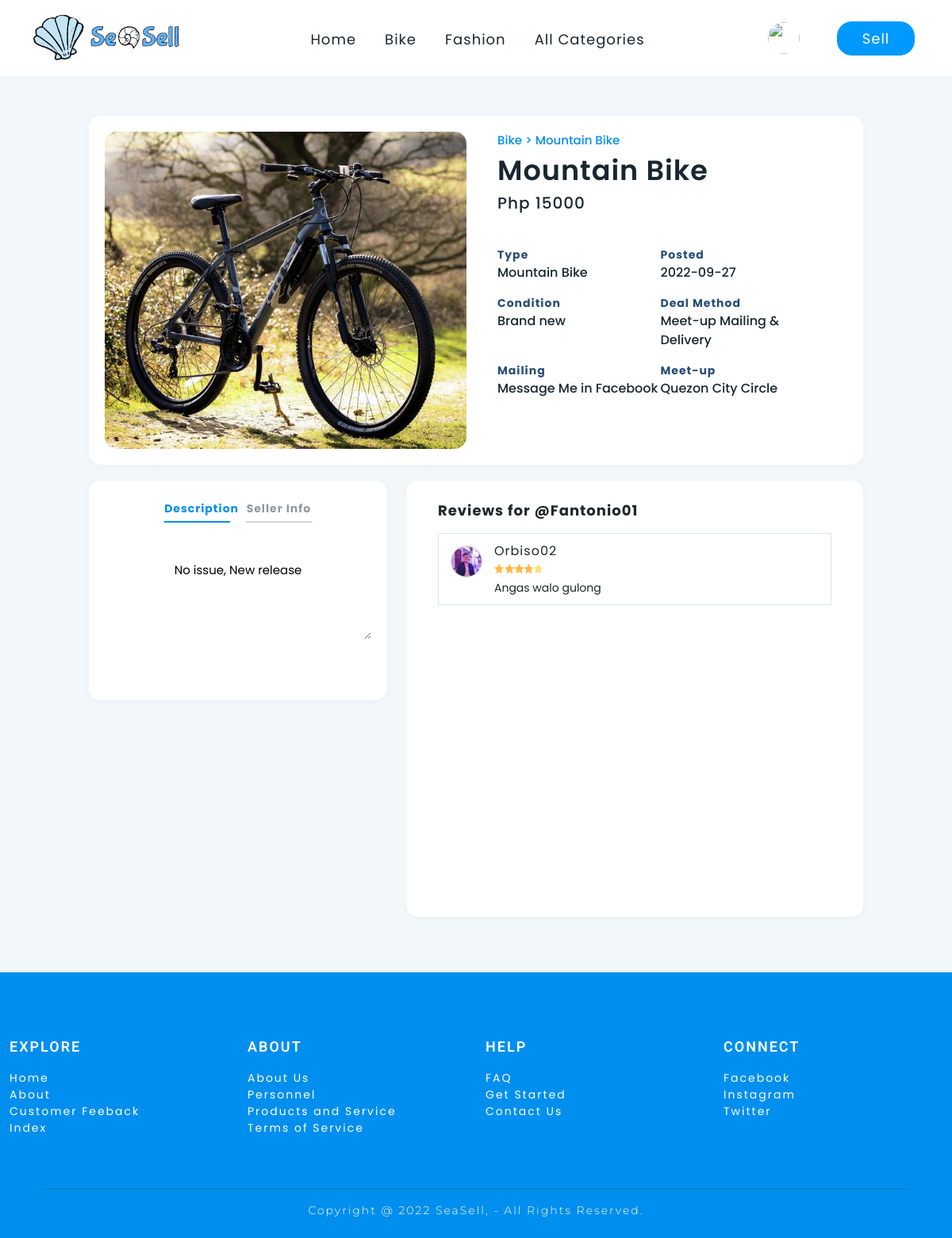
The app's page /FrontEnd/product.php?id=bike_id_2 with its own data.
### tables this page shows
CREATE TABLE `bike_product` (
  `PRODUCT_NO` int(11) NOT NULL,
  `PRODUCT_NAME` varchar(200) NOT NULL,
  `PRODUCT_PRICE` int(200) NOT NULL,
  `PRODUCT_CONDITION` varchar(200) NOT NULL,
  `PRODUCT_DESCRIPTION` longtext NOT NULL,
  `PRODUCT_TYPE` varchar(200) NOT NULL,
  `PRODUCT_QTY` varchar(200) NOT NULL,
  `PRODUCT_DEALMETHOD` varchar(200) NOT NULL,
  `MEET_UP` varchar(200) NOT NULL,
  `MAILING` varchar(200) NOT NULL,
  `PICTURE_ID` varchar(200) NOT NULL,
  `SELLER_ID` varchar(200) NOT NULL,
  `PROD_ID` varchar(200) NOT NULL,
  `STATUS` varchar(200) NOT NULL,
  `DATE` varchar(200) NOT NULL
);

CREATE TABLE `product_img` (
  `IMG_ID` int(11) NOT NULL,
  `IMG_INDEX` varchar(250) NOT NULL,
  `IMG_NAME` varchar(250) NOT NULL,
  `PICTURE_ID` varchar(250) NOT NULL,
  `PROD_ID` varchar(200) NOT NULL
);

CREATE TABLE `user` (
  `USER_ID` int(11) NOT NULL,
  `USERNAME` varchar(200) NOT NULL,
  `PASSWORD` varchar(200) NOT NULL,
  `FIRSTNAME` varchar(200) NOT NULL,
  `LASTNAME` varchar(200) NOT NULL,
  `BIO` longtext NOT NULL,
  `REGION` varchar(200) NOT NULL,
  `CITY` varchar(200) NOT NULL,
  `EMAIL_ADDRESS` varchar(200) NOT NULL,
  `MOBILE_NUMBER` varchar(200) NOT NULL,
  `GENDER` varchar(200) NOT NULL,
  `BIRTHDAY` varchar(200) NOT NULL,
  `PROFILE_PIC` varchar(200) NOT NULL,
  `SESSION_KEY` varchar(200) NOT NULL,
  `RATING` varchar(200) NOT NULL,
  `JOINED_DATE` varchar(200) NOT NULL
);

CREATE TABLE `review` (
  `REVIEW_ID` int(11) NOT NULL,
  `RATE` varchar(200) NOT NULL,
  `MESSAGE` varchar(200) NOT NULL,
  `SELLER_ID` varchar(200) NOT NULL,
  `BUYER_ID` varchar(200) NOT NULL,
  `PROD_ID` varchar(200) NOT NULL,
  `STATUS` varchar(200) NOT NULL
);

### FrontEnd/includes/functions/fetch.php (called while the page is built, shortened)
<?php
    include "connection.php";
    $prod_no = $_GET['id'];
    if($prod_no == 0){
        $first_l = 0;
    }else{
        $first_l = $prod_no[0];
    }
    if($first_l == "b"){
        $sql = "SELECT *
        FROM `bike_product`
        JOIN product_img ON bike_product.PROD_ID=product_img.PROD_ID
        JOIN user ON bike_product.SELLER_ID=user.SESSION_KEY
        WHERE product_img.IMG_INDEX = 0 AND bike_product.PROD_ID = '$prod_no';";
        $result = mysqli_query($conn,$sql);
        if ($result->num_rows > 0) {
            while($row = $result->fetch_assoc()) {
            $product_name= $row['PRODUCT_NAME'];
            $product_prc= $row['PRODUCT_PRICE'];
            $product_con = $row['PRODUCT_CONDITION'];
            $product_desc= $row['PRODUCT_DESCRIPTION'];
            $product_type= $row['PRODUCT_TYPE'];
            $DATE = $row['DATE'];
            $product_deal = $row['PRODUCT_DEALMETHOD'];
            $product_meet= $row['MEET_UP'];
            $product_mail = $row['MAILING'];
            $img_name= $row['IMG_NAME'];
            $seller_user= $row['USERNAME'];
            $cat = "Bike";
            }
        }else{
        }
    }else if ($first_l == "f"){
        $sql = "SELECT *
        FROM `fashion_product`
        JOIN fashion_imgs ON fashion_product.PROD_ID=fashion_imgs.PROD_ID
        JOIN user ON fashion_product.SELLER_ID=user.SESSION_KEY
        WHERE fashion_imgs.IMG_INDEX = 0 AND fashion_product.PROD_ID = '$prod_no';";
        $result = mysqli_query($conn,$sql);
        if ($result->num_rows > 0) {
            while($row = $result->fetch_assoc()) {
                $product_name= $row['PRODUCT_NAME'];
                $product_prc= $row['PRODUCT_PRICE'];
                $product_con = $row['PRODUCT_CONDITION'];
                $product_desc= $row['PRODUCT_DESCRIPTION'];
                $product_type= $row['PRODUCT_TYPE'];
                $product_gender= $row['PRODUCT_GENDER'];
                $DATE = $row['DATE'];
                $product_size= $row['PRODUCT_SIZE'];
                $product_status = $row['STATUS'];
                $product_deal = $row['PRODUCT_DEALMETHOD'];
                $product_meet= $row['MEET_UP'];
                $product_mail = $row['MAILING'];
                $product_qty = $row['PRODUCT_QTY'];
                $picture_id= $row['PICTURE_ID'];
                $prod_id= $row['PROD_ID'];
                $img_name= $row['IMG_NAME'];
                $seller_id= $row['SELLER_ID'];
                $seller_fname= $row['FIRSTNAME'];
                $seller_lname= $row['LASTNAME'];
                $seller_user= $row['USERNAME'];
                $seller_pic= $row['PROFILE_PIC'];
                $cat = "Fashion";
                $rates = $row['RATING'];
                if($product_status == "LISTED"){
                    $product_status = "Reserved";
                }else if ($product_status == "RESERVED"){
                    $product_status = "Unreserved";
                }
                if($rates != ""){
                    $rate_round = round($rates,1) ;
                    $rate_round_txt = round($rates,1) . " rates";
                    $rate_perc =  $rate_round * 20;
                }else{
                    $rate_round = "No ratings yet";
                    $rate_perc =  0 * 20;
                }
            }
        }else{
        }
        $sql = "SELECT COUNT(IMG_INDEX) as indextotal FROM fashion_imgs WHERE PROD_ID = '$prod_no';";
        $result = mysqli_query($conn,$sql);
        $total=mysqli_fetch_assoc($result);
        $indexcount =  $total['indextotal'];
    }
?>

### FrontEnd/product.php (the view, shortened to what this page needs)
<?php
    include"php/navbar.php";
?>
<!DOCTYPE html>
<html lang="en">
<head>
    <link rel="stylesheet" href="includes/css-bootstrap/bootstrap.min.css">
</head>
<body onload="changeprod()">
  <form action="<?php $_PHP_SELF?>" method="POST">
    <div class="container-fluid">
      <div class="row c2"></div>
      <div class="row">
          <div class="col-xxl-2 col-xl-1"></div>
          <div class="col-xxl-8 col-xl-10" >
            <div class="container-box">
              <div class="row">
                <div class="col-xxl-6 col-xl-6 col-md-6">
                  <div class="container-image">
                    <div id="carouselExampleControls" class="carousel slide" data-bs-ride="carousel" data-bs-wrap="false" data-bs-interval="false" data-pause="hover">
                    <div class="carousel-inner">
                      <div class='carousel-item active'>
                          <img src='includes/images/client-product/<?=$img_name?>' class='image'>
                      </div>
                      <?php
                        include"includes/functions/action.php";
                      ?>
                    </div>
                  </div>
                  </div>
                </div>
                <div class="col-xxl-6 col-xl-6 col-md-6">
                  <div class="container-txt">
                    <div class="smtitle"><?=$cat?> > <?= $product_type?></div>
                    <div class="title"><?= $product_name?>
                      <p class="txt-price">Php <?=$product_prc?></p>
                      <div class="txt-con">Type
                        <p class="txt-con1"><?= $product_type?></p>
                      </div>
                      <div class="txt-con">Posted
                        <p class="txt-con1"><?=$DATE?></p>
                      </div>
                      <div class="txt-con">Condition
                        <p class="txt-con1"><?= $product_con?></p>
                      </div>
                      <div class="txt-con">Deal Method
                        <p class="txt-con1" id="deal"><?= $product_deal?></p>
                      </div>
                      <div class="txt-con" id="mail">Mailing<br>
                        <p class="txt-con1"><?= $product_mail?></p>
                      </div>
                      <div class="txt-con"  id="meet">Meet-up
                        <p class="txt-con1"><?= $product_meet?></p>
                      </div>
                    </div>
                  </div>
                </div>
              </div>
          </div>
        </div>
      </div>
      <div class="row c3"></div>
      <div class="row">
        <div class="col-xxl-2 col-xl-1"></div>
        <div class="col-xxl-3 col-xl-4 col-md-5">
          <div class="container-box-1">
            <div class="text-box">
              <p id="text1" onclick="page_next('0')">Description</p>
            </div>
            <div class="text-box">
              <p id="text2" onclick="page_next('1')">Seller Info</p>
            </div>
            <div class="display-box">
                <div class="description-box" id="box1">
                <textarea style="height: 100px;" name="desc" class="text-area" placeholder="No desription" disabled><?php echo $product_desc?></textarea>
                </div>
            </div>
          </div>
        </div>
        <div class="col-xxl-5 col-xl-6 col-md-7">
          <div class="container-review">
              <div class="title-review">Reviews for @<?=$seller_user?></div>
              <div class="container-review-box">
                <?php
                  display_review($prod_no,'1',$seller_user);
                ?>
              </div>
          </div>
        </div>
        <div class="col-xxl-2 col-xl-1"></div>
      </div>
      <div class="row c7"></div>
      <div class="row">
              <?php
                  include"php/footer.php";
              ?>
          </div>
    </div>
  </form>
</body>
</html>

### FrontEnd/includes/functions/action.php (shortened to what this page needs)
<?php
    function display_review($a, $b, $c){
        include "connection.php";
        if($b == 1){
            $sql = "SELECT *
            FROM review
            JOIN user ON review.BUYER_ID=user.SESSION_KEY
            WHERE review.PROD_ID = '$a' ";
            $result = mysqli_query($conn,$sql);
            if ($result->num_rows > 0) {
                while($row = $result->fetch_assoc()) {
                    $rate = $row["RATE"];
                    $review= $row["MESSAGE"];
                    $profile= $row["PROFILE_PIC"];
                    $username = $row["USERNAME"];
                    $rate = $rate * 20;
                    echo " <div class='review-box'>
                    <img src='includes/images/Profile-pic/$profile' class='user-avatar'>
                    <div class='user-name'>$username<br>
                        <svg viewBox='0 0 1000 200' class='rating1'>
                        <defs>
                            <polygon id='star1' points='100,0 131,66 200,76 150,128 162,200 100,166 38,200 50,128 0,76 69,66 '/>
                            <clipPath id='stars1'>
                                <use xlink:href='#star1'/>
                                <use xlink:href='#star1' x='22%'/>
                                <use xlink:href='#star1' x='42%'/>
                                <use xlink:href='#star1' x='62%'/>
                                <use xlink:href='#star1' x='82%'/>
                            </clipPath>
                        </defs>
                        <rect class='rating__background1' clip-path='url(#stars1)'></rect>
                        <rect width='$rate%' class='rating__value1' clip-path='url(#stars1)'></rect>
                        </svg><br>
                    </div>
                    <div style='width: 55px; height:40px; float: left;'></div>
                    <div class='user-txt'>
                        $review
                    </div>
                </div>";
                }
            }
        }else if($b == 2){
            $sql = "SELECT review.RATE, review.MESSAGE, user.PROFILE_PIC, user.USERNAME, IF(fashion_product.PROD_ID = review.PROD_ID,fashion_product.PROD_ID,bike_product.PROD_ID ) AS PROD_ID,
            IF(fashion_product.PROD_ID = review.PROD_ID,fashion_product.PRODUCT_NAME,bike_product.PRODUCT_NAME ) AS PRODUCT_NAME ,IF(fashion_product.PROD_ID = review.PROD_ID,fashion_product.PRODUCT_PRICE,bike_product.PRODUCT_PRICE ) AS PRODUCT_PRICE,
            IF(fashion_product.PROD_ID = fashion_imgs.PROD_ID,fashion_imgs.IMG_NAME,product_img.IMG_NAME ) AS IMG_NAME
            FROM review
            LEFT JOIN user ON review.BUYER_ID=user.SESSION_KEY
            LEFT JOIN fashion_product ON (review.PROD_ID = fashion_product.PROD_ID)
            LEFT JOIN bike_product ON (review.PROD_ID = bike_product.PROD_ID)
            LEFT JOIN fashion_imgs ON (fashion_imgs.PROD_ID = fashion_product.PROD_ID)
            LEFT JOIN product_img ON (product_img.PROD_ID = bike_product.PROD_ID)
            WHERE review.SELLER_ID = '$a'";
            $result = mysqli_query($conn,$sql);
            if ($result->num_rows > 0) {
                while($row = $result->fetch_assoc()) {
                    $rate = $row["RATE"];
                    $review= $row["MESSAGE"];
                    $profile= $row["PROFILE_PIC"];
                    $username = $row["USERNAME"];
                    $prodid = $row["PROD_ID"];
                    $rate = $rate * 20;
                    $img = $row["IMG_NAME"];
                    $prodname= $row["PRODUCT_NAME"];
                    $price= $row["PRODUCT_PRICE"];
                    echo " <div class='review-box'>
                                <img src='includes/images/Profile-pic/$profile' class='user-avatar'>
                                <div class='user-name'>$username<br>
                                    <svg viewBox='0 0 1000 200' class='rating1'>
                                        <defs>
                                            <polygon id='star1' points='100,0 131,66 200,76 150,128 162,200 100,166 38,200 50,128 0,76 69,66 '/>
                                            <clipPath id='stars1'>
                                                <use xlink:href='#star1'/>
                                                <use xlink:href='#star1' x='22%'/>
                                                <use xlink:href='#star1' x='42%'/>
                                                <use xlink:href='#star1' x='62%'/>
                                                <use xlink:href='#star1' x='82%'/>
                                            </clipPath>
                                        </defs>
                                        <rect class='rating__background1' clip-path='url(#stars1)'></rect>
                                        <rect width='$rate%' class='rating__value1' clip-path='url(#stars1)'></rect>
                                    </svg><br>
                                </div>
                                <div style='width: 60px; height:50px; float: left;'></div>
                                <div class='user-txt-review'>$review</div>
                                <div class='product-review-box'>
                                    <img src='includes/images/client-product/$img' class='product-img-review'>
                                    <div class='p'><p>$prodname </p>
                                    <p>Php $price</p>
                                    </div>
                                </div>
                            </div>";
                }
            }else
            {
                echo" <div class='message' style='margin-top:80px'>
                <img src='includes/images/header-background/undraw_reviews_lp8w.svg' class='img_message'>
                <p class='message_txt'>@$c has no reviews yet.</p>
                <p class='message_txt1'>Reviews are given when a buyer or seller completes a deal. Chat with @$c to find out more!</p>
            </div>";
            }
        }
    }
?>

### records on screen
bike_product: product_img.IMG_NAME (picture), PRODUCT_TYPE "Mountain Bike", PRODUCT_NAME "Mountain Bike", PRODUCT_PRICE "15000", DATE "2022-09-27", PRODUCT_CONDITION "Brand new", PRODUCT_DEALMETHOD "Meet-up Mailing & Delivery", MAILING "Message Me in Facebook", MEET_UP "Quezon City Circle", desc "No issue, New release", user.USERNAME "Fantonio01"
review: user.PROFILE_PIC (picture), user.USERNAME "Orbiso02", MESSAGE "Angas walo gulong"

### other values on screen
$cat "Bike"
